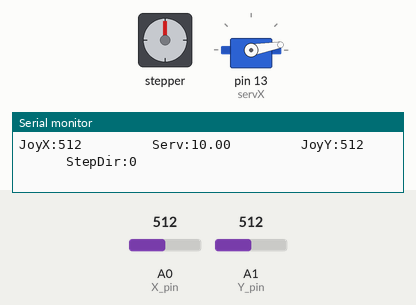
A sketch run on a simulated Arduino Uno, built with avr-gcc and run on an emulated ATmega328P. On the bench: stepper motor, servo, the last lines printed to the serial monitor. Wiring (inferred from the names in the program): stepper motor (2048 steps per turn assumed): coils pin 11, pin 10, pin 9, pin 8. The test bench sets the inputs (shaded band); at power-on: A0 (X_pin) = 512, A1 (Y_pin) = 512.

Above: at 1.2 s.
1.3 s: A0 (X_pin) set to 548
At 4.28 s:
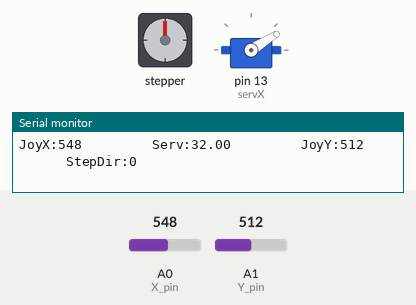
4.3 s: A1 (Y_pin) set to 557
At 5.9 s:
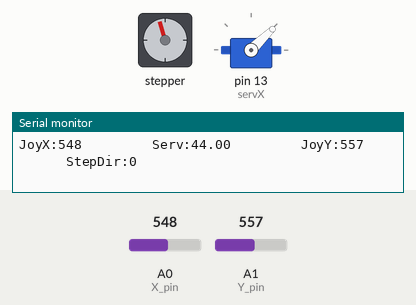
At 7.01 s:
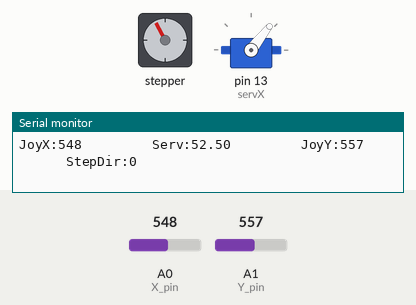
7.3 s: A0 (X_pin) set to 0
10.3 s: A1 (Y_pin) set to 0
13.3 s: A1 (Y_pin) set to 445
16.3 s: A1 (Y_pin) set to 467
At 16.7 s:
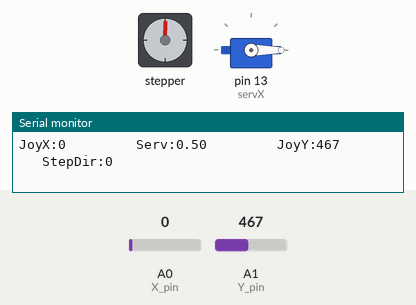
Timing chart, 0 to 19.3 s (numbered marks = the images above; inputs shaded):
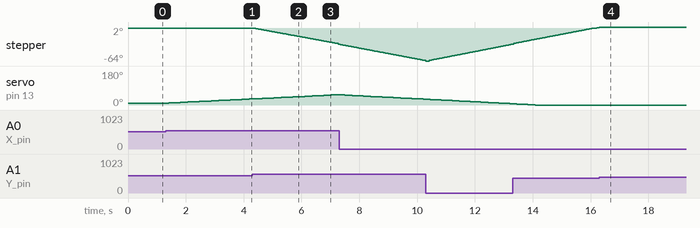

The sketch:

turret_control.ino
```cpp
// Arduino pin numbers
const int SW_pin = 2; // digital pin connected to switch output
const int X_pin = 0;  // analog pin connected to X output
const int Y_pin = 1;  // analog pin connected to Y output
#define A 11
#define B 10
#define C 9
#define D 8

#define NUMBER_OF_STEPS_PER_REV 512
double serv=10; //servo home
int dir;
double servspeed;

#include <Servo.h>
#include <Stepper.h>

Servo servX;

void setup()
{
  pinMode(A,OUTPUT);
  pinMode(B,OUTPUT);
  pinMode(C,OUTPUT);
  pinMode(D,OUTPUT);
  pinMode(SW_pin, INPUT);
  digitalWrite(SW_pin, HIGH);
  Serial.begin(9600);

  servX.attach(13); //connect pin 9 with the control line(the middle line of Servo)

  servspeed = 0.5;
  Serial.println("Ready");
}

void write(int a,int b,int c,int d){
digitalWrite(A,a);
digitalWrite(B,b);
digitalWrite(C,c);
digitalWrite(D,d);
}

// very simple stepper motor control
void Rstep(){
write(1,0,0,0);
delay(5);
write(1,1,0,0);
delay(5);
write(0,1,0,0);
delay(5);
write(0,1,1,0);
delay(5);
write(0,0,1,0);
delay(5);
write(0,0,1,1);
delay(5);
write(0,0,0,1);
delay(5);
write(1,0,0,1);
delay(5);
}

void Lstep(){
write(1,0,0,1);
delay(5);
write(0,0,0,1);
delay(5);
write(0,0,1,1);
delay(5);
write(0,0,1,0);
delay(5);
write(0,1,1,0);
delay(5);
write(0,1,0,0);
delay(5);
write(1,1,0,0);
delay(5);
write(1,0,0,0);
delay(5);
}

void loop()
{
  if (analogRead(Y_pin) > 540)
    {
    Lstep();
    }

  else if (analogRead(Y_pin) < 460)
    {
      Rstep();
    }

  if ((analogRead(X_pin) > 540) && serv < 110)
  {
    serv += servspeed;
  }

  else if ((analogRead(X_pin) < 460) && serv > 0.5)
  {
    serv = serv - servspeed;
  }

  servX.write(serv);

  //text output
  Serial.print("JoyX:");             Serial.print(analogRead(X_pin));
  Serial.print("         Serv:");    Serial.print(serv);
  Serial.print("         JoyY:");    Serial.print(analogRead(Y_pin));
  Serial.print("         StepDir:"); Serial.println(dir);

  delay(2);
}
```

Measured:
- the behaviour switches between 540 and 541 on A0 (X_pin) (found by bisection; images 0 and 1)
- the behaviour switches between 540 and 541 on A1 (Y_pin) (found by bisection; images 1 and 2)
- after the input at 1.3 s, servo on pin 13 (servX): moves from 10° to 32° over 2.8 s, starting after 0.11 s
- after the input at 4.3 s, stepper: keeps turning counter-clockwise at about 11°/s, starting after 0.12 s
- after the input at 16.3 s, stepper: goes on until 16.3 s, then stays 2°
